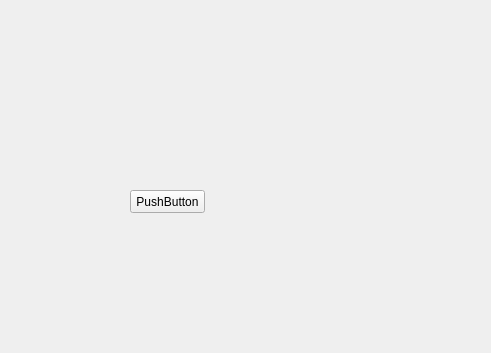
<?xml version="1.0" encoding="UTF-8"?>
<ui version="4.0">
 <class>Frame</class>
 <widget class="QFrame" name="Frame">
  <property name="geometry">
   <rect>
    <x>0</x>
    <y>0</y>
    <width>491</width>
    <height>353</height>
   </rect>
  </property>
  <property name="windowTitle">
   <string>Frame</string>
  </property>
  <widget class="QPushButton" name="pushButton">
   <property name="geometry">
    <rect>
     <x>130</x>
     <y>190</y>
     <width>75</width>
     <height>23</height>
    </rect>
   </property>
   <property name="text">
    <string>PushButton</string>
   </property>
  </widget>
 </widget>
 <resources/>
 <connections/>
</ui>
